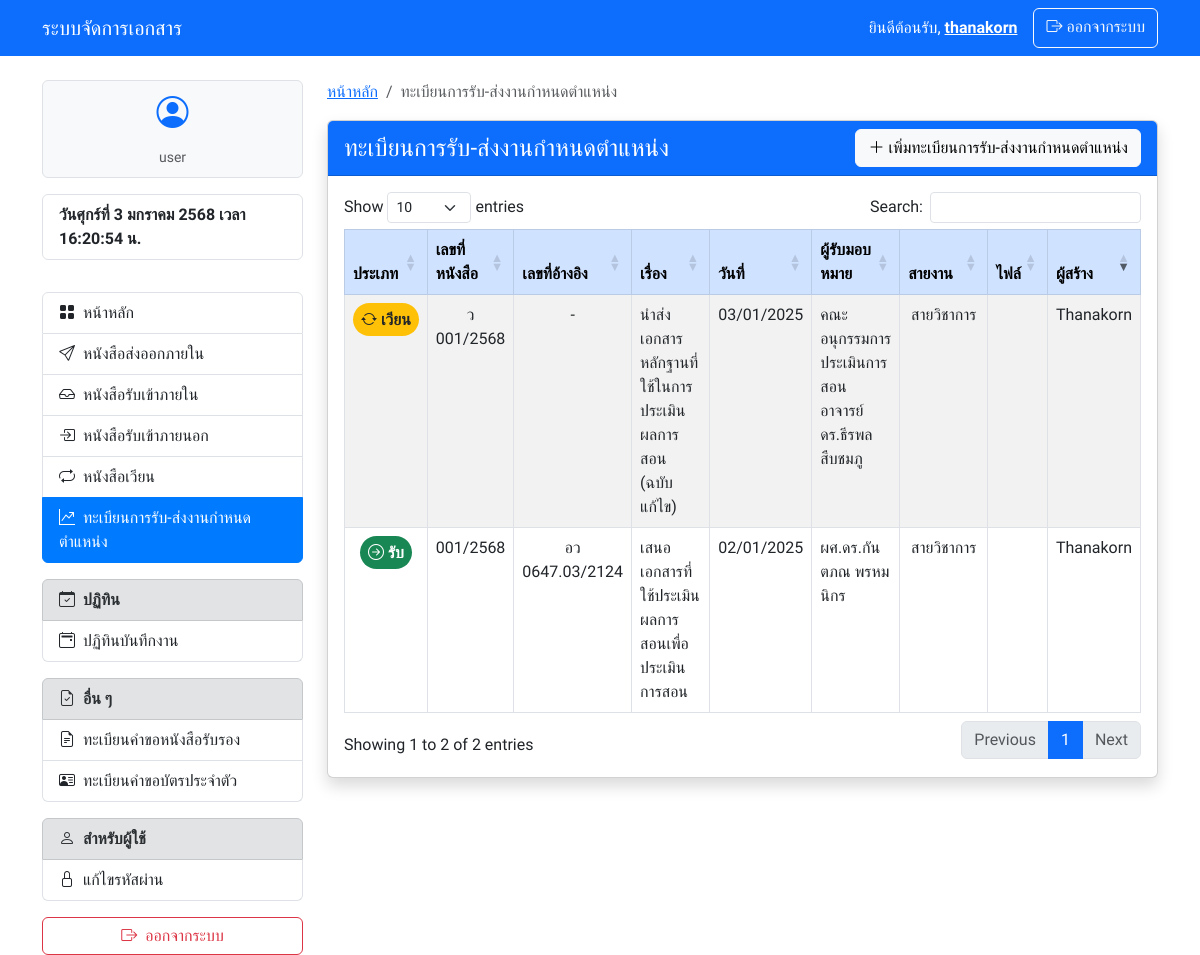
The page /jobassignment/index.php (signed in) on the database its author committed.
### tables this page shows
CREATE TABLE `edms_job_assignment_documents` (
  `assignment_id` int(11) NOT NULL,
  `document_number` int(11) NOT NULL COMMENT 'เลขที่หนังสือ',
  `document_year` year(4) NOT NULL DEFAULT year(curdate()),
  `title` varchar(255) NOT NULL,
  `sender` varchar(255) NOT NULL,
  `receiver` varchar(255) DEFAULT NULL,
  `document_type` enum('รับ','ส่ง','เวียน','สั่งการ') NOT NULL COMMENT 'ประเภทเอกสาร (รับ, ส่ง, เวียน,สั่งการ)',
  `position_type` enum('สายวิชาการ','สายสนับสนุน') NOT NULL COMMENT 'ประเภทตำแหน่ง',
  `date_created` date NOT NULL,
  `attachment_path` varchar(255) DEFAULT NULL,
  `note` text DEFAULT NULL,
  `category_id` int(11) DEFAULT NULL,
  `created_by` int(11) DEFAULT NULL,
  `created_at` timestamp NOT NULL DEFAULT current_timestamp(),
  `document_reference_number` varchar(50) DEFAULT NULL COMMENT 'เลขที่อ้างอิงหนังสือ',
  `reference_date` date DEFAULT NULL COMMENT 'วันที่อ้างอิงหนังสือ'
);

### jobassignment/index.php (the view, shortened to what this page needs)
<?php
require_once '../config.php';
try {
    $stmt = $pdo->prepare("
    SELECT
        d.*,
        u.username as created_by_name,
        COALESCE(c.category_name, 'ไม่ระบุหมวดหมู่') as category_name,
        DATE_FORMAT(d.date_created, '%d/%m/%Y') as formatted_date_created,
        DATE_FORMAT(d.created_at, '%d/%m/%Y %H:%i') as formatted_created_at
    FROM edms_job_assignment_documents d
    LEFT JOIN edms_users u ON d.created_by = u.user_id
    LEFT JOIN edms_work_categories c ON d.category_id = c.category_id
    ORDER BY d.created_at DESC
");
    $stmt->execute();
    $assignments = $stmt->fetchAll(PDO::FETCH_ASSOC);
} catch (PDOException $e) {
    echo "เกิดข้อผิดพลาด: " . $e->getMessage();
    exit();
}
?>
<!DOCTYPE html>
<html lang="th">
<head>
    <?php require_once '../components/header.php'; ?>
    <link href="https://cdn.datatables.net/1.13.7/css/dataTables.bootstrap5.min.css" rel="stylesheet">
</head>
<body>
    <?php require_once '../components/navbar.php'; ?>
    <div class="container mt-4">
        <div class="row">
            <div class="col-md-3">
                <?php require_once '../components/sidebar.php'; ?>
            </div>
            <div class="col-md-9">
                <nav aria-label="breadcrumb">
                    <ol class="breadcrumb">
                        <li class="breadcrumb-item"><a href="/edms/index.php">หน้าหลัก</a></li>
                        <li class="breadcrumb-item active" aria-current="page">ทะเบียนการรับ-ส่งงานกำหนดตำแหน่ง</li>
                    </ol>
                </nav>
                <div class="card shadow">
                    <div class="card-header bg-primary text-white d-flex justify-content-between align-items-center">
                        <h4 class="mb-0">ทะเบียนการรับ-ส่งงานกำหนดตำแหน่ง</h4>
                        <a href="create.php" class="btn btn-light">
                            <i class="bi bi-plus-lg"></i> เพิ่มทะเบียนการรับ-ส่งงานกำหนดตำแหน่ง
                        </a>
                    </div>
                    <div class="card-body">
                        <div class="table-responsive">
                            <table id="assignmentsTable" class="table table-bordered table-striped table-hover">
                                <thead class="table-primary">
                                    <tr class="text-center">
                                        <th style="width: 8%">ประเภท</th>
                                        <th style="width: 10%">เลขที่หนังสือ</th>
                                        <th style="width: 10%">เลขที่อ้างอิง</th>
                                        <th style="width: 12%">เรื่อง</th>
                                        <th style="width: 8%">วันที่</th>
                                        <th style="width: 10%">ผู้รับมอบหมาย</th>
                                        <th style="width: 15%">สายงาน</th>
                                        <th style="width: 5%">ไฟล์</th>
                                        <th style="width: 10%">ผู้สร้าง</th>
                                    </tr>
                                </thead>
                                <tbody>
                                    <?php foreach ($assignments as $assignment): ?>
                                        <tr>
                                            <td class="text-center">
                                                <?php if ($assignment['document_type'] === 'รับ'): ?>
                                                    <span class="badge bg-success rounded-pill p-2 fs-6">
                                                        <i class="bi bi-arrow-right-circle"></i> รับ
                                                    </span>
                                                <?php elseif ($assignment['document_type'] === 'ส่ง'): ?>
                                                    <span class="badge bg-primary rounded-pill p-2 fs-6">
                                                        <i class="bi bi-arrow-left-circle"></i> ส่ง
                                                    </span>
                                                <?php elseif ($assignment['document_type'] === 'เวียน'): ?>
                                                    <span class="badge bg-warning text-dark rounded-pill p-2 fs-6">
                                                        <i class="bi bi-arrow-repeat"></i> เวียน
                                                    </span>
                                                <?php elseif ($assignment['document_type'] === 'สั่งการ'): ?>
                                                    <span class="badge bg-danger rounded-pill p-2 fs-6">
                                                        <i class="bi bi-broadcast"></i> สั่งการ
                                                    </span>
                                                <?php endif; ?>
                                            </td>
                                            <td class="text-center">
                                                <?php
                                                if ($assignment['document_type'] === 'เวียน'):
                                                    echo "ว " . sprintf("%03d", $assignment['document_number']) . "/" . ($assignment['document_year'] + 543);
                                                else:
                                                    echo sprintf("%03d", $assignment['document_number']) . "/" . ($assignment['document_year'] + 543);
                                                endif;
                                                ?>
                                            </td>
                                            <td class="text-center">
                                                <?php echo htmlspecialchars($assignment['document_reference_number'] ?? '-'); ?>
                                            </td>
                                            <td><?php echo htmlspecialchars($assignment['title']); ?></td>
                                            <td class="text-center"><?php echo $assignment['formatted_date_created']; ?></td>
                                            <td><?php echo htmlspecialchars($assignment['receiver']); ?></td>
                                            <td class="text-center"><?php echo $assignment['position_type']; ?></td>
                                            <td class="text-center">
                                            </td>
                                            <td><?php echo htmlspecialchars($assignment['sender']); ?></td>
                                        </tr>
                                    <?php endforeach; ?>
                                </tbody>
                            </table>
                        </div>
                    </div>
                </div>
            </div>
        </div>
    </div>
</body>
</html>

### components/header.php (style rules this page uses)
body { font-family: 'Sarabun', sans-serif; }

### rows shown on the page
edms_job_assignment_documents: document_type "เวียน" (drawn), document_number "001", $assignment['document_year'] + 543 "2568", document_reference_number "-", title "นำส่งเอกสารหลักฐานที่ใช้ในการประเมินผลการสอน (ฉบับแก้ไข)", formatted_date_created "03/01/2025", receiver "คณะอนุกรรมการประเมินการสอน อาจารย์ ดร.ธีรพล สืบชมภู", position_type "สายวิชาการ", sender "Thanakorn"
edms_job_assignment_documents: document_type "รับ" (drawn), document_number "001", $assignment['document_year'] + 543 "2568", document_reference_number "อว 0647.03/2124", title "เสนอเอกสารที่ใช้ประเมินผลการสอนเพื่อประเมินการสอน", formatted_date_created "02/01/2025", receiver "ผศ.ดร.กันตภณ พรหมนิกร", position_type "สายวิชาการ", sender "Thanakorn"

### other values the page prints
$_SESSION['username'] "thanakorn"
$_SESSION['role'] "user"
